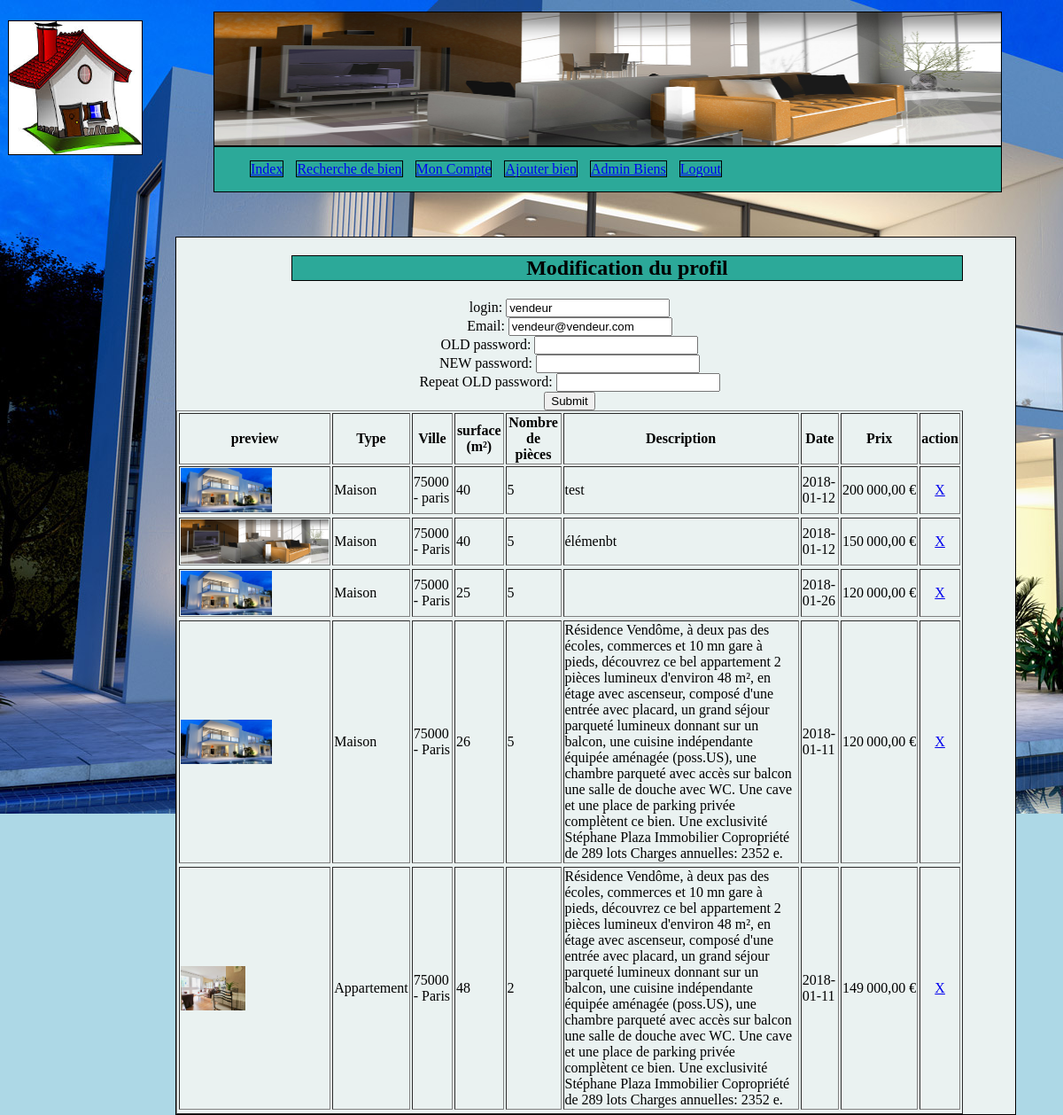
Page /moncompte.php (signed in) on the committed database.
### tables this page shows
CREATE TABLE IF NOT EXISTS `users` (
  `id_u` int(11) NOT NULL AUTO_INCREMENT,
  `login` varchar(50) DEFAULT NULL,
  `mdp` varchar(255) DEFAULT NULL,
  `lvl` int(11) DEFAULT NULL,
  `email` varchar(255) NOT NULL,
  `numtel` varchar(10) DEFAULT NULL,
  PRIMARY KEY (`id_u`)
);

CREATE TABLE IF NOT EXISTS `biens` (
  `id_b` int(11) NOT NULL AUTO_INCREMENT,
  `description` text,
  `nb_pieces` int(11) DEFAULT NULL,
  `surface` int(11) DEFAULT NULL,
  `prix` int(11) NOT NULL,
  `date` date NOT NULL,
  `id_adr` int(11) NOT NULL,
  `id_cat` int(11) NOT NULL,
  `id_u` int(11) NOT NULL,
  PRIMARY KEY (`id_b`),
  KEY `id_adr` (`id_adr`),
  KEY `id_cat` (`id_cat`),
  KEY `id_u` (`id_u`)
);

CREATE TABLE IF NOT EXISTS `categorie` (
  `id_cat` int(11) NOT NULL AUTO_INCREMENT,
  `libelle` varchar(50) DEFAULT NULL,
  PRIMARY KEY (`id_cat`)
);

CREATE TABLE IF NOT EXISTS `adresse` (
  `id_adr` int(11) NOT NULL AUTO_INCREMENT,
  `numero` int(11) DEFAULT NULL,
  `rue` varchar(50) DEFAULT NULL,
  `cp` varchar(10) DEFAULT NULL,
  `ville` varchar(255) NOT NULL,
  PRIMARY KEY (`id_adr`)
);

### moncompte.php (the view, shortened to what this page needs)
<?php require("include/header.php");
$formatter = new NumberFormatter('fr_FR',  NumberFormatter::CURRENCY);
if($_SESSION['connecte'] = true AND !empty($_SESSION['id_u'])){
		echo "<form action=\"#\" method=\"post\">";
		$sth = $bdd->prepare('SELECT login, email, lvl FROM immobi.users WHERE id_u=:uid');
		$sth->bindParam(':uid', $_SESSION['id_u']);
		$sth->execute();
		$result = $sth->fetch(\PDO::FETCH_ASSOC);
		echo '<div id="moncompte">
				<h2> Modification du profil </h2>';
		echo "<label for=\"email\">login:</label>
		<input type=\"login\" name=\"login\" id=\"mylogin\" value=\""; echo $result['login'];
		echo "\" /><br />";
		echo "<label for=\"email\">Email:</label>
		<input type=\"email\" name=\"email\" id=\"myemail\" value=\""; echo $result['email'];
		echo "\" /><br />";
		echo "<label for=\"password_old\">OLD password:</label>
		<input type=\"password\" name=\"password_old\" id=\"password_old\" value=\"\" /><br />";
		echo "<label for=\"password_new\">NEW password:</label>
		<input type=\"password\" name=\"password_new\" id=\"password_new\" value=\"\" /><br />";
		echo "<label for=\"password_new2\">Repeat OLD password:</label>
		<input type=\"password\" name=\"password_new2\" id=\"password_new2\" value=\"\" /><br />";
        echo "<input type=\"submit\" name=\"submit\"/></form>";
    	$sql = $bdd->prepare ("SELECT categorie.libelle as catlib, biens.id_b as id_b, biens.nb_pieces as nb_pieces, biens.prix as prix,
					biens.surface as surface,biens.date as date, biens.description as description, adresse.cp as cp, adresse.ville as ville,
                    biens.id_u as id_u
			FROM biens, adresse, categorie
			WHERE biens.id_adr=adresse.id_adr
			  and categorie.id_cat=biens.id_cat
			  and id_u=:uid");
		$sql->bindParam(':uid', $_SESSION['id_u']);
		$sql->execute();
        echo "<table border=1><th>preview</th><th>Type</th><th>Ville</th><th>surface (m²)</th><th>Nombre de pièces</th><th>Description</th><th>Date</th><th>Prix</th><th>action</th>";
		while($annonce = $sql->fetch()){
		echo "<tr>";
				$listFiles = glob('image/uploaded/'.$annonce->id_b."_*");
				$cpt=0;
				echo '<td>';
				foreach($listFiles as $thisimage){
					$cpt++;
					echo "<a class=\"zoombox zgallery".$annonce->id_b."\" href=\"".$thisimage."\"><img style=\"".(($cpt>1)?"display:none;":"")."\" widht=50 height=50 src=\"".$thisimage."\" /></a>";
				}
				echo '</td>';
				echo '<td>'.$annonce->catlib.'</td>';
				echo '<td>'.$annonce->cp.' - '.$annonce->ville.'</td>';
				echo '<td>'.$annonce->surface.'</td>';
				echo '<td>'.$annonce->nb_pieces.'</td>';
				echo '<td>'.$annonce->description.'</td>';
				echo '<td>'.$annonce->date.'</td>';
				echo '<td>'.$formatter->formatCurrency($annonce->prix, 'EUR').'</td>';
				echo '<td style="text-align:center;"><a href="/deleteannonce.php?deleteannonceid='.$annonce->id_b.'" /> X </a></td>';
		}
}
else{
	echo 'not connected';
}
?>

### css/style.css (style rules this page uses)
body { background-image: url(../image/background.png); background-repeat: no-repeat ; background-attachment: fixed ; background-color: lightblue; }
#moncompte { margin-left: 190px; margin-top: 50px; text-align:center; float:left; padding-right:5%; clear: both; width: 75%; border: 1px solid black; background-color: #EAF2F1; }
#moncompte h2 { margin-left: 130px; border: 1px solid black; background-color: #2CA999; }

### rows in the picture
users: login "vendeur", email "vendeur@vendeur.com"
biens: id_cat.libelle "Maison", id_adr.cp "75000", id_adr.ville "paris", surface "40", nb_pieces "5", description "test", date "2018-01-12", prix "200 000,00 €"
biens: id_cat.libelle "Maison", id_adr.cp "75000", id_adr.ville "Paris", surface "40", nb_pieces "5", description "élémenbt", date "2018-01-12", prix "150 000,00 €"
biens: id_cat.libelle "Maison", id_adr.cp "75000", id_adr.ville "Paris", surface "25", nb_pieces "5", date "2018-01-26", prix "120 000,00 €"
biens: id_cat.libelle "Maison", id_adr.cp "75000", id_adr.ville "Paris", surface "26", nb_pieces "5", description "Résidence Vendôme, à deux pas des écoles, commerces et 10 mn gare à pieds, découvrez ce bel appartement 2 pièces lumineux d'environ 48 m², en étage avec ascenseur, composé d'une entrée avec placard, un grand séjour parqueté lumineux donnant sur un balcon, une cuisine indépendante équipée aménagée (poss.US), une chambre parqueté avec accès sur balcon une salle de douche avec WC. Une cave et une place de parking privée complètent ce bien. Une exclusivité Stéphane Plaza Immobilier Copropriété de 289 lots Charges annuelles: 2352 e.", date "2018-01-11", prix "120 000,00 €"
biens: id_cat.libelle "Appartement", id_adr.cp "75000", id_adr.ville "Paris", surface "48", nb_pieces "2", description "Résidence Vendôme, à deux pas des écoles, commerces et 10 mn gare à pieds, découvrez ce bel appartement 2 pièces lumineux d'environ 48 m², en étage avec ascenseur, composé d'une entrée avec placard, un grand séjour parqueté lumineux donnant sur un balcon, une cuisine indépendante équipée aménagée (poss.US), une chambre parqueté avec accès sur balcon une salle de douche avec WC. Une cave et une place de parking privée complètent ce bien. Une exclusivité Stéphane Plaza Immobilier Copropriété de 289 lots Charges annuelles: 2352 e.", date "2018-01-11", prix "149 000,00 €"
